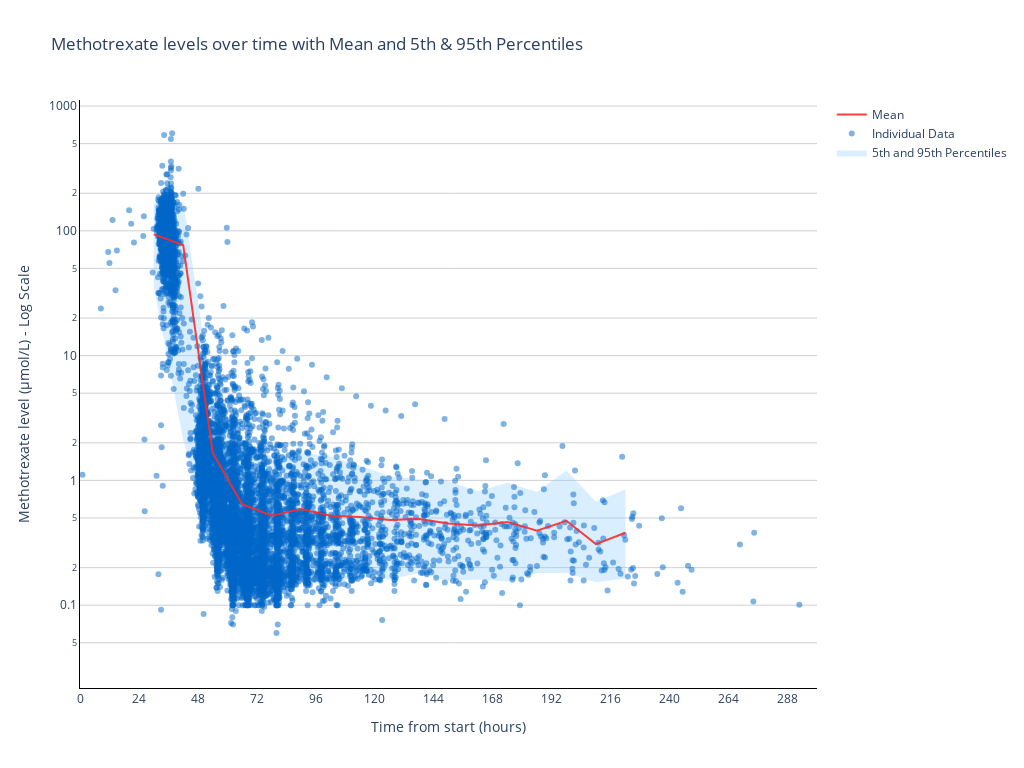

This figure's notebook cell:
### Markdown cell above
### Plot for combined Methotrexate samples

### Code cell
def plot_methotrexate_levels(df_blood):
    df_blood = df_blood.copy()

    # Convert times to datetime and normalize reply_num to µmol/L
    df_blood["cycle_start_date"] = pd.to_datetime(df_blood["cycle_start_date"])
    df_blood["ds"] = pd.to_datetime(df_blood["ds"])
    df_methotrexate = df_blood[df_blood["component"] == "Methotrexate_P"].copy()
    df_methotrexate["sample_value"] /= 1000

    # Reset time_from_start for each patient and infusion
    df_methotrexate["time_from_start"] = (
        df_methotrexate["ds"] - df_methotrexate["cycle_start_date"]
    ).dt.total_seconds() / 3600

    # Define a maximum time from start, e.g., 400 hours
    max_hours_from_start = 400
    df_methotrexate = df_methotrexate[
        df_methotrexate["time_from_start"] <= max_hours_from_start
    ]

    # Define bin size and create bins up to the maximum observed time
    bin_size = 12  # Adjust bin size as needed
    bins = np.arange(0, max_hours_from_start + bin_size, bin_size)
    df_methotrexate["time_bin"] = pd.cut(df_methotrexate["time_from_start"], bins=bins)

    # Calculate mean and percentiles for each bin
    grouped = (
        df_methotrexate.groupby("time_bin")["sample_value"]
        .agg(
            mean="mean",
            percentile_5=lambda x: x.quantile(0.05),
            percentile_95=lambda x: x.quantile(0.95),
            count="count",
        )
        .reset_index()
    )

    # Apply a filter to exclude bins with a low sample count
    min_samples = 8
    grouped = grouped[grouped["count"] >= min_samples]

    # Convert time_bin to the midpoint of each interval for plotting
    grouped["time_bin_mid"] = grouped["time_bin"].apply(lambda x: x.mid)

    # Create scatter plot for individual patient's Methotrexate levels over time
    scatter_plot = go.Scatter(
        x=df_methotrexate["time_from_start"],
        y=df_methotrexate["sample_value"],
        mode="markers",
        name="Individual Data",
        marker=dict(
            color="rgba(0, 104, 201, 0.5)",
        ),
    )

    # Create traces for the mean and percentiles
    mean_trace = go.Scatter(
        x=grouped["time_bin_mid"],
        y=grouped["mean"],
        mode="lines",
        name="Mean",
        line=dict(width=2, color="rgba(254, 43, 42, 0.9)"),
    )

    percentile_5_trace = go.Scatter(
        x=grouped["time_bin_mid"],
        y=grouped["percentile_5"],
        mode="lines",
        line=dict(width=0),
        showlegend=False,
    )

    percentile_95_trace = go.Scatter(
        x=grouped["time_bin_mid"],
        y=grouped["percentile_95"],
        mode="lines",
        line=dict(width=0),
        fill="tonexty",
        fillcolor="rgba(131, 200, 255, 0.3)",
        name="5th and 95th Percentiles",
        showlegend=True,
    )

    # Define layout
    layout = go.Layout(
        title="Methotrexate levels over time with Mean and 5th & 95th Percentiles",
        plot_bgcolor="white",
        paper_bgcolor="white",
        width=1024,
        height=768,
        xaxis=dict(
            title="Time from start (hours)",
            type="linear",
            range=[0, 300],
            dtick=24,
            showline=True,
            linecolor="Black",
        ),
        yaxis=dict(
            title="Methotrexate level (µmol/L) - Log Scale",
            type="log",
            showline=True,
            linecolor="Black",
            gridcolor="rgb(206, 208, 214)",
            gridwidth=1,
        ),
    )

    # Create figure and add traces
    fig = go.Figure(layout=layout)

    fig.add_trace(percentile_5_trace)
    fig.add_trace(percentile_95_trace)
    fig.add_trace(scatter_plot)
    fig.add_trace(mean_trace)

    # Show the figure
    fig.show()


plot_methotrexate_levels(df_blood)

### Figure 1 — Plotly figure (JSON) as saved in the notebook; plotly's stock layout.template omitted (floating-point values rounded to 4 significant figures; data arrays with more than 128 entries replaced by an {"elided": "..."} marker saying what was removed)
{"data": [{"line": {"width": 0}, "mode": "lines", "showlegend": false, "type": "scatter", "x": [30, 42, 54, 66, 78, 90, 102, 114, 126, 138, 150, 162, 174, 186, 198, 210, 222], "y": [35.8, 2.12, 0.3005, 0.136, 0.126, 0.1499, 0.1475, 0.1687, 0.1605, 0.1815, 0.1563, 0.1608, 0.1547, 0.1815, 0.181, 0.1526, 0.1637]}, {"fill": "tonexty", "fillcolor": "rgba(131, 200, 255, 0.3)", "line": {"width": 0}, "mode": "lines", "name": "5th and 95th Percentiles", "showlegend": true, "type": "scatter", "x": [30, 42, 54, 66, 78, 90, 102, 114, 126, 138, 150, 162, 174, 186, 198, 210, 222], "y": [166.0, 170.4, 4.4, 1.951, 1.57, 1.671, 1.553, 1.313, 1.086, 1.015, 0.9894, 0.8184, 0.9594, 0.8082, 1.2, 0.6736, 0.8472]}, {"marker": {"color": "rgba(0, 104, 201, 0.5)"}, "mode": "markers", "name": "Individual Data", "type": "scatter", "x": {"elided": "9864 float values"}, "y": {"elided": "9864 float values"}}, {"line": {"color": "rgba(254, 43, 42, 0.9)", "width": 2}, "mode": "lines", "name": "Mean", "type": "scatter", "x": [30, 42, 54, 66, 78, 90, 102, 114, 126, 138, 150, 162, 174, 186, 198, 210, 222], "y": [93.71, 76.99, 1.669, 0.6443, 0.5205, 0.5895, 0.5204, 0.5101, 0.4822, 0.4895, 0.451, 0.4353, 0.4649, 0.395, 0.4748, 0.3087, 0.3804]}], "layout": {"height": 768, "paper_bgcolor": "white", "plot_bgcolor": "white", "title": {"text": "Methotrexate levels over time with Mean and 5th & 95th Percentiles"}, "width": 1024, "xaxis": {"dtick": 24, "linecolor": "Black", "range": [0, 300], "showline": true, "title": {"text": "Time from start (hours)"}, "type": "linear"}, "yaxis": {"gridcolor": "rgb(206, 208, 214)", "gridwidth": 1, "linecolor": "Black", "showline": true, "title": {"text": "Methotrexate level (µmol/L) - Log Scale"}, "type": "log"}}}
